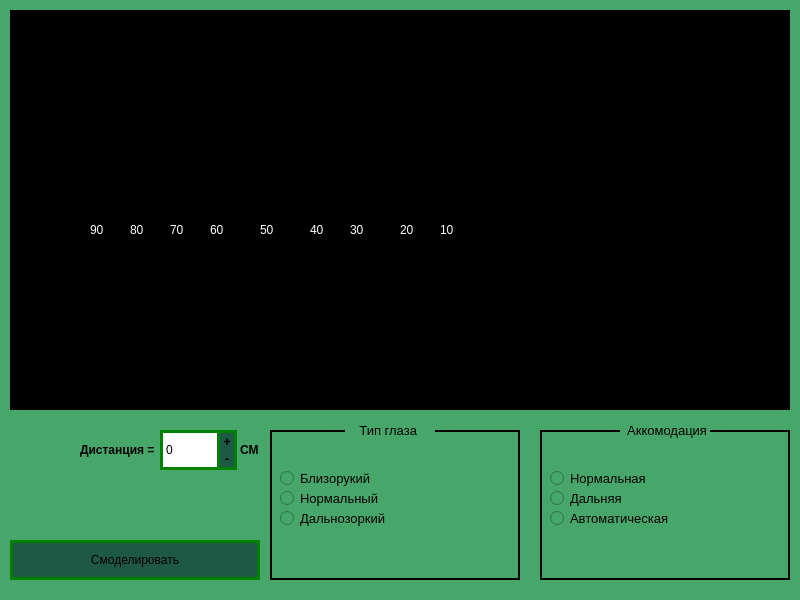
<?xml version="1.0" encoding="UTF-8"?>
<ui version="4.0">
 <class>MainWindow</class>
 <widget class="QMainWindow" name="MainWindow">
  <property name="geometry">
   <rect>
    <x>0</x>
    <y>0</y>
    <width>800</width>
    <height>600</height>
   </rect>
  </property>
  <property name="windowTitle">
   <string>Модель глаза</string>
  </property>
  <property name="styleSheet">
   <string notr="true">background-color: rgb(71, 167, 106);</string>
  </property>
  <widget class="QWidget" name="centralwidget">
   <widget class="QLabel" name="aye_field_bg">
    <property name="geometry">
     <rect>
      <x>10</x>
      <y>10</y>
      <width>780</width>
      <height>400</height>
     </rect>
    </property>
    <property name="styleSheet">
     <string notr="true">background-color: rgb(0, 0, 0);
border: 5px solid rgb(0,	128,	0);</string>
    </property>
    <property name="text">
     <string>TextLabel</string>
    </property>
   </widget>
   <widget class="QLabel" name="akk_bg">
    <property name="geometry">
     <rect>
      <x>540</x>
      <y>430</y>
      <width>250</width>
      <height>150</height>
     </rect>
    </property>
    <property name="styleSheet">
     <string notr="true">border:2px solid black;</string>
    </property>
    <property name="text">
     <string/>
    </property>
   </widget>
   <widget class="QLabel" name="aye_type_bg">
    <property name="geometry">
     <rect>
      <x>270</x>
      <y>430</y>
      <width>250</width>
      <height>150</height>
     </rect>
    </property>
    <property name="styleSheet">
     <string notr="true">border:2px solid black;</string>
    </property>
    <property name="text">
     <string/>
    </property>
   </widget>
   <widget class="QLabel" name="dist_val_lb">
    <property name="geometry">
     <rect>
      <x>160</x>
      <y>430</y>
      <width>60</width>
      <height>40</height>
     </rect>
    </property>
    <property name="styleSheet">
     <string notr="true">background-color: rgb(255, 255, 255);
border: 3px solid;
border-color: rgb(0, 128, 0);
border-right-color: rgb(255, 255, 255);</string>
    </property>
    <property name="text">
     <string>0</string>
    </property>
   </widget>
   <widget class="QPushButton" name="model_btn">
    <property name="geometry">
     <rect>
      <x>10</x>
      <y>540</y>
      <width>250</width>
      <height>40</height>
     </rect>
    </property>
    <property name="styleSheet">
     <string notr="true">QPushButton{
	background-color: rgb(30, 89, 69);
	border: 3px solid;
	border-color: rgb(0, 128, 0);
	}

QPushButton:hover{background-color: rgb(127, 255, 0);	}
</string>
    </property>
    <property name="text">
     <string>Смоделировать</string>
    </property>
   </widget>
   <widget class="QPushButton" name="pushButton_plus">
    <property name="geometry">
     <rect>
      <x>217</x>
      <y>430</y>
      <width>20</width>
      <height>20</height>
     </rect>
    </property>
    <property name="font">
     <font>
      <weight>75</weight>
      <bold>true</bold>
     </font>
    </property>
    <property name="styleSheet">
     <string notr="true">QPushButton{
	background-color: rgb(30, 89, 69);
	border: 3px solid;
	border-bottom: 2px;
	border-color: rgb(0, 128, 0);
	}

QPushButton:hover{background-color: rgb(127, 255, 0);}</string>
    </property>
    <property name="text">
     <string>+</string>
    </property>
   </widget>
   <widget class="QPushButton" name="pushButton_minus">
    <property name="geometry">
     <rect>
      <x>217</x>
      <y>450</y>
      <width>20</width>
      <height>20</height>
     </rect>
    </property>
    <property name="font">
     <font>
      <weight>75</weight>
      <bold>true</bold>
     </font>
    </property>
    <property name="styleSheet">
     <string notr="true">QPushButton{
	background-color: rgb(30, 89, 69);
	border: 3px solid;
	border-top: 2px;
	border-color: rgb(0, 128, 0);
	}

QPushButton:hover{background-color: rgb(127, 255, 0);}</string>
    </property>
    <property name="text">
     <string>-</string>
    </property>
   </widget>
   <widget class="QLabel" name="dist_lb">
    <property name="geometry">
     <rect>
      <x>80</x>
      <y>440</y>
      <width>80</width>
      <height>20</height>
     </rect>
    </property>
    <property name="font">
     <font>
      <weight>75</weight>
      <bold>true</bold>
     </font>
    </property>
    <property name="text">
     <string>Дистанция = </string>
    </property>
   </widget>
   <widget class="QLabel" name="sm_lb">
    <property name="geometry">
     <rect>
      <x>240</x>
      <y>442</y>
      <width>20</width>
      <height>15</height>
     </rect>
    </property>
    <property name="font">
     <font>
      <weight>75</weight>
      <bold>true</bold>
     </font>
    </property>
    <property name="text">
     <string>СМ</string>
    </property>
   </widget>
   <widget class="QLabel" name="type_lb">
    <property name="geometry">
     <rect>
      <x>345</x>
      <y>420</y>
      <width>90</width>
      <height>20</height>
     </rect>
    </property>
    <property name="font">
     <font>
      <pointsize>10</pointsize>
     </font>
    </property>
    <property name="text">
     <string>    Тип глаза</string>
    </property>
   </widget>
   <widget class="QLabel" name="akk_lb">
    <property name="geometry">
     <rect>
      <x>620</x>
      <y>420</y>
      <width>90</width>
      <height>20</height>
     </rect>
    </property>
    <property name="font">
     <font>
      <pointsize>10</pointsize>
     </font>
    </property>
    <property name="text">
     <string>  Аккомодация</string>
    </property>
   </widget>
   <widget class="QRadioButton" name="bliz_rbtn">
    <property name="geometry">
     <rect>
      <x>280</x>
      <y>470</y>
      <width>221</width>
      <height>17</height>
     </rect>
    </property>
    <property name="font">
     <font>
      <pointsize>10</pointsize>
     </font>
    </property>
    <property name="text">
     <string>Близорукий</string>
    </property>
   </widget>
   <widget class="QRadioButton" name="norm_rbtn">
    <property name="geometry">
     <rect>
      <x>280</x>
      <y>490</y>
      <width>221</width>
      <height>17</height>
     </rect>
    </property>
    <property name="font">
     <font>
      <pointsize>10</pointsize>
     </font>
    </property>
    <property name="text">
     <string>Нормальный</string>
    </property>
   </widget>
   <widget class="QRadioButton" name="far_rbtn">
    <property name="geometry">
     <rect>
      <x>280</x>
      <y>510</y>
      <width>221</width>
      <height>17</height>
     </rect>
    </property>
    <property name="font">
     <font>
      <pointsize>10</pointsize>
     </font>
    </property>
    <property name="text">
     <string>Дальнозоркий</string>
    </property>
   </widget>
   <widget class="QRadioButton" name="norm_akk_rbtn">
    <property name="geometry">
     <rect>
      <x>550</x>
      <y>470</y>
      <width>221</width>
      <height>17</height>
     </rect>
    </property>
    <property name="font">
     <font>
      <pointsize>10</pointsize>
     </font>
    </property>
    <property name="text">
     <string>Нормальная</string>
    </property>
   </widget>
   <widget class="QRadioButton" name="far_akk_rbtn">
    <property name="geometry">
     <rect>
      <x>550</x>
      <y>490</y>
      <width>221</width>
      <height>17</height>
     </rect>
    </property>
    <property name="font">
     <font>
      <pointsize>10</pointsize>
     </font>
    </property>
    <property name="text">
     <string>Дальняя</string>
    </property>
   </widget>
   <widget class="QRadioButton" name="aut_akk_rbtn">
    <property name="geometry">
     <rect>
      <x>550</x>
      <y>510</y>
      <width>221</width>
      <height>17</height>
     </rect>
    </property>
    <property name="font">
     <font>
      <pointsize>10</pointsize>
     </font>
    </property>
    <property name="text">
     <string>Автоматическая</string>
    </property>
   </widget>
   <widget class="QLabel" name="aye_core">
    <property name="geometry">
     <rect>
      <x>439</x>
      <y>60</y>
      <width>301</width>
      <height>281</height>
     </rect>
    </property>
    <property name="styleSheet">
     <string notr="true">background-color: rgb(0, 0, 0);</string>
    </property>
    <property name="text">
     <string/>
    </property>
    <property name="pixmap">
     <pixmap>aye_core.png</pixmap>
    </property>
   </widget>
   <widget class="QLabel" name="cor_line_lb">
    <property name="geometry">
     <rect>
      <x>40</x>
      <y>195</y>
      <width>408</width>
      <height>20</height>
     </rect>
    </property>
    <property name="styleSheet">
     <string notr="true">background-color: rgb(0, 0, 0);</string>
    </property>
    <property name="text">
     <string/>
    </property>
    <property name="pixmap">
     <pixmap>coord.png</pixmap>
    </property>
   </widget>
   <widget class="QLabel" name="lb10">
    <property name="geometry">
     <rect>
      <x>440</x>
      <y>220</y>
      <width>20</width>
      <height>20</height>
     </rect>
    </property>
    <property name="styleSheet">
     <string notr="true">color: rgb(255, 255, 255);
background-color: rgb(0, 0, 0);</string>
    </property>
    <property name="text">
     <string>10</string>
    </property>
   </widget>
   <widget class="QLabel" name="lb20">
    <property name="geometry">
     <rect>
      <x>400</x>
      <y>220</y>
      <width>20</width>
      <height>20</height>
     </rect>
    </property>
    <property name="styleSheet">
     <string notr="true">color: rgb(255, 255, 255);
background-color: rgb(0, 0, 0);</string>
    </property>
    <property name="text">
     <string>20</string>
    </property>
   </widget>
   <widget class="QLabel" name="lb30">
    <property name="geometry">
     <rect>
      <x>350</x>
      <y>220</y>
      <width>20</width>
      <height>20</height>
     </rect>
    </property>
    <property name="styleSheet">
     <string notr="true">color: rgb(255, 255, 255);
background-color: rgb(0, 0, 0);</string>
    </property>
    <property name="text">
     <string>30</string>
    </property>
   </widget>
   <widget class="QLabel" name="lb40">
    <property name="geometry">
     <rect>
      <x>310</x>
      <y>220</y>
      <width>20</width>
      <height>20</height>
     </rect>
    </property>
    <property name="styleSheet">
     <string notr="true">color: rgb(255, 255, 255);
background-color: rgb(0, 0, 0);</string>
    </property>
    <property name="text">
     <string>40</string>
    </property>
   </widget>
   <widget class="QLabel" name="lb50">
    <property name="geometry">
     <rect>
      <x>260</x>
      <y>220</y>
      <width>20</width>
      <height>20</height>
     </rect>
    </property>
    <property name="styleSheet">
     <string notr="true">color: rgb(255, 255, 255);
background-color: rgb(0, 0, 0);</string>
    </property>
    <property name="text">
     <string>50</string>
    </property>
   </widget>
   <widget class="QLabel" name="lb60">
    <property name="geometry">
     <rect>
      <x>210</x>
      <y>220</y>
      <width>20</width>
      <height>20</height>
     </rect>
    </property>
    <property name="styleSheet">
     <string notr="true">color: rgb(255, 255, 255);
background-color: rgb(0, 0, 0);</string>
    </property>
    <property name="text">
     <string>60</string>
    </property>
   </widget>
   <widget class="QLabel" name="lb70">
    <property name="geometry">
     <rect>
      <x>170</x>
      <y>220</y>
      <width>20</width>
      <height>20</height>
     </rect>
    </property>
    <property name="styleSheet">
     <string notr="true">color: rgb(255, 255, 255);
background-color: rgb(0, 0, 0);</string>
    </property>
    <property name="text">
     <string>70</string>
    </property>
   </widget>
   <widget class="QLabel" name="lb80">
    <property name="geometry">
     <rect>
      <x>130</x>
      <y>220</y>
      <width>20</width>
      <height>20</height>
     </rect>
    </property>
    <property name="styleSheet">
     <string notr="true">color: rgb(255, 255, 255);
background-color: rgb(0, 0, 0);</string>
    </property>
    <property name="text">
     <string>80</string>
    </property>
   </widget>
   <widget class="QLabel" name="lb90">
    <property name="geometry">
     <rect>
      <x>90</x>
      <y>220</y>
      <width>20</width>
      <height>20</height>
     </rect>
    </property>
    <property name="styleSheet">
     <string notr="true">color: rgb(255, 255, 255);
background-color: rgb(0, 0, 0);</string>
    </property>
    <property name="text">
     <string>90</string>
    </property>
   </widget>
  </widget>
 </widget>
 <resources/>
 <connections/>
</ui>
